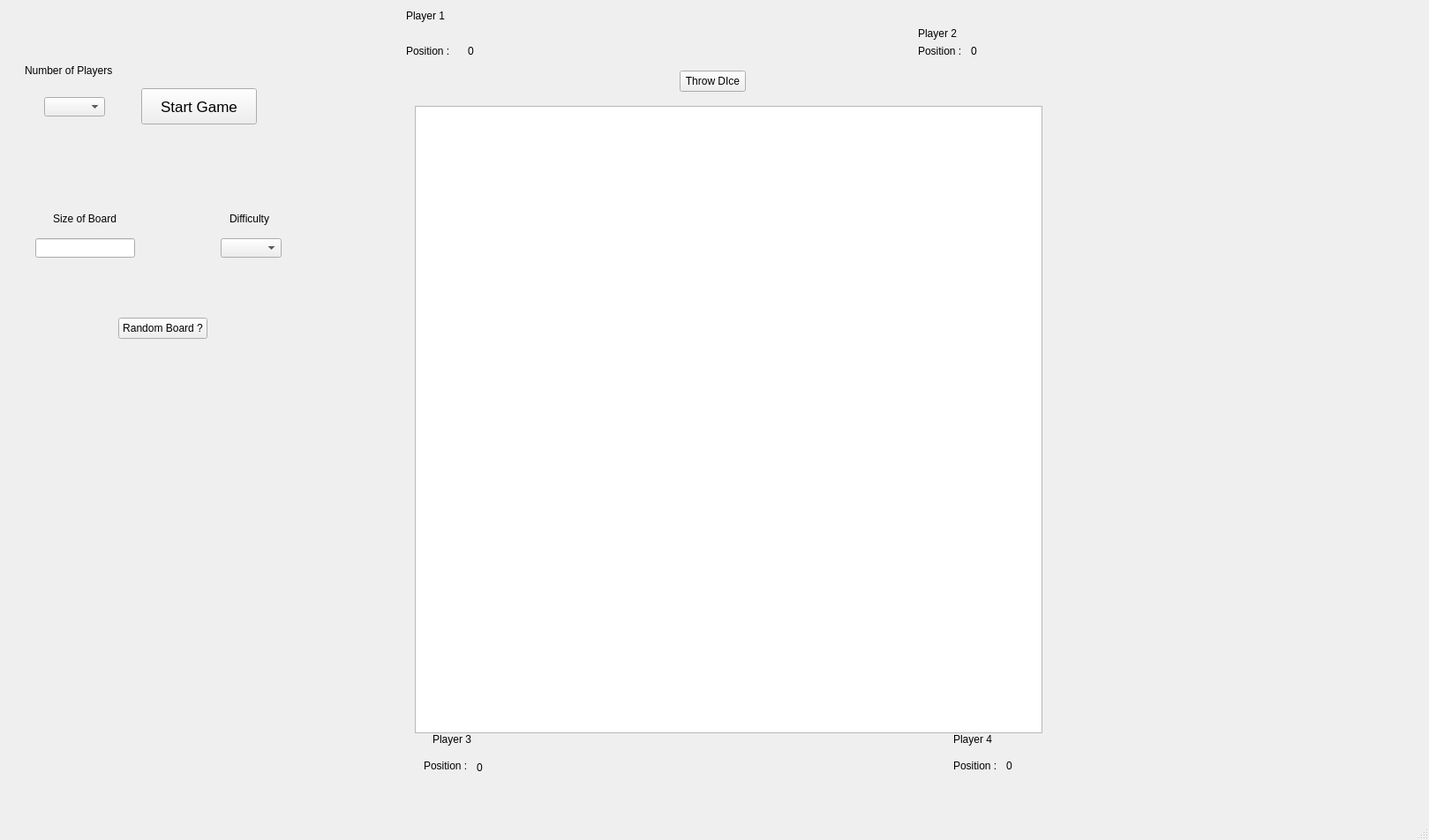
<?xml version="1.0" encoding="UTF-8"?>
<ui version="4.0">
 <class>MainWindow</class>
 <widget class="QMainWindow" name="MainWindow">
  <property name="geometry">
   <rect>
    <x>0</x>
    <y>0</y>
    <width>1619</width>
    <height>952</height>
   </rect>
  </property>
  <property name="windowTitle">
   <string>MainWindow</string>
  </property>
  <widget class="QWidget" name="centralwidget">
   <widget class="QGraphicsView" name="GraphicsView">
    <property name="enabled">
     <bool>true</bool>
    </property>
    <property name="geometry">
     <rect>
      <x>470</x>
      <y>120</y>
      <width>711</width>
      <height>711</height>
     </rect>
    </property>
   </widget>
   <widget class="QLabel" name="PlayerName1">
    <property name="geometry">
     <rect>
      <x>460</x>
      <y>10</y>
      <width>141</width>
      <height>16</height>
     </rect>
    </property>
    <property name="text">
     <string>Player 1</string>
    </property>
   </widget>
   <widget class="QLabel" name="PlayerName2">
    <property name="geometry">
     <rect>
      <x>1040</x>
      <y>30</y>
      <width>141</width>
      <height>16</height>
     </rect>
    </property>
    <property name="text">
     <string>Player 2</string>
    </property>
   </widget>
   <widget class="QLabel" name="PositionLabel2">
    <property name="geometry">
     <rect>
      <x>1040</x>
      <y>50</y>
      <width>61</width>
      <height>16</height>
     </rect>
    </property>
    <property name="text">
     <string>Position : </string>
    </property>
   </widget>
   <widget class="QPushButton" name="ThrowDice">
    <property name="geometry">
     <rect>
      <x>770</x>
      <y>80</y>
      <width>75</width>
      <height>24</height>
     </rect>
    </property>
    <property name="text">
     <string>Throw DIce</string>
    </property>
   </widget>
   <widget class="QLabel" name="PositionLabel4">
    <property name="geometry">
     <rect>
      <x>1080</x>
      <y>860</y>
      <width>61</width>
      <height>16</height>
     </rect>
    </property>
    <property name="text">
     <string>Position : </string>
    </property>
   </widget>
   <widget class="QLabel" name="PositionLabel3">
    <property name="geometry">
     <rect>
      <x>480</x>
      <y>860</y>
      <width>61</width>
      <height>16</height>
     </rect>
    </property>
    <property name="text">
     <string>Position : </string>
    </property>
   </widget>
   <widget class="QLabel" name="PositionLabel1">
    <property name="geometry">
     <rect>
      <x>460</x>
      <y>50</y>
      <width>61</width>
      <height>16</height>
     </rect>
    </property>
    <property name="text">
     <string>Position : </string>
    </property>
   </widget>
   <widget class="QLabel" name="PlayerName4">
    <property name="geometry">
     <rect>
      <x>1080</x>
      <y>830</y>
      <width>141</width>
      <height>16</height>
     </rect>
    </property>
    <property name="text">
     <string>Player 4</string>
    </property>
   </widget>
   <widget class="QLabel" name="PlayerName3">
    <property name="geometry">
     <rect>
      <x>490</x>
      <y>830</y>
      <width>141</width>
      <height>16</height>
     </rect>
    </property>
    <property name="text">
     <string>Player 3</string>
    </property>
   </widget>
   <widget class="QLabel" name="PositionStore">
    <property name="geometry">
     <rect>
      <x>530</x>
      <y>50</y>
      <width>49</width>
      <height>16</height>
     </rect>
    </property>
    <property name="text">
     <string>0</string>
    </property>
   </widget>
   <widget class="QLabel" name="PositionStore_2">
    <property name="geometry">
     <rect>
      <x>1100</x>
      <y>50</y>
      <width>49</width>
      <height>16</height>
     </rect>
    </property>
    <property name="text">
     <string>0</string>
    </property>
   </widget>
   <widget class="QLabel" name="PositionStore_3">
    <property name="geometry">
     <rect>
      <x>540</x>
      <y>860</y>
      <width>31</width>
      <height>20</height>
     </rect>
    </property>
    <property name="text">
     <string>0</string>
    </property>
   </widget>
   <widget class="QLabel" name="PositionStore_4">
    <property name="geometry">
     <rect>
      <x>1140</x>
      <y>860</y>
      <width>49</width>
      <height>16</height>
     </rect>
    </property>
    <property name="text">
     <string>0</string>
    </property>
   </widget>
   <widget class="QPushButton" name="StartButton">
    <property name="geometry">
     <rect>
      <x>160</x>
      <y>100</y>
      <width>131</width>
      <height>41</height>
     </rect>
    </property>
    <property name="font">
     <font>
      <pointsize>13</pointsize>
     </font>
    </property>
    <property name="text">
     <string>Start Game</string>
    </property>
   </widget>
   <widget class="QComboBox" name="NumPlayers">
    <property name="geometry">
     <rect>
      <x>50</x>
      <y>110</y>
      <width>69</width>
      <height>22</height>
     </rect>
    </property>
    <item>
     <property name="text">
      <string/>
     </property>
    </item>
    <item>
     <property name="text">
      <string>1 Player 🥲</string>
     </property>
    </item>
    <item>
     <property name="text">
      <string>2 Players 🕹️</string>
     </property>
    </item>
    <item>
     <property name="text">
      <string>3 Players 🪜</string>
     </property>
    </item>
    <item>
     <property name="text">
      <string>4 Players 🐍</string>
     </property>
    </item>
   </widget>
   <widget class="QLabel" name="NumPlayersLabel">
    <property name="geometry">
     <rect>
      <x>28</x>
      <y>70</y>
      <width>111</width>
      <height>20</height>
     </rect>
    </property>
    <property name="text">
     <string>Number of Players</string>
    </property>
   </widget>
   <widget class="QLabel" name="BoardSizeLabel">
    <property name="geometry">
     <rect>
      <x>60</x>
      <y>240</y>
      <width>81</width>
      <height>16</height>
     </rect>
    </property>
    <property name="text">
     <string>Size of Board</string>
    </property>
   </widget>
   <widget class="QLineEdit" name="BoardSize">
    <property name="geometry">
     <rect>
      <x>40</x>
      <y>270</y>
      <width>113</width>
      <height>22</height>
     </rect>
    </property>
   </widget>
   <widget class="QLabel" name="DiffLabel">
    <property name="geometry">
     <rect>
      <x>260</x>
      <y>240</y>
      <width>71</width>
      <height>16</height>
     </rect>
    </property>
    <property name="text">
     <string>Difficulty</string>
    </property>
   </widget>
   <widget class="QComboBox" name="Diff">
    <property name="geometry">
     <rect>
      <x>250</x>
      <y>270</y>
      <width>69</width>
      <height>22</height>
     </rect>
    </property>
    <item>
     <property name="text">
      <string/>
     </property>
    </item>
    <item>
     <property name="text">
      <string>Easy 🪜🪜🐍</string>
     </property>
    </item>
    <item>
     <property name="text">
      <string>Medium 🐍🐍🪜🪜</string>
     </property>
    </item>
    <item>
     <property name="text">
      <string>Hard 🐍🐍🐍🐍🪜</string>
     </property>
    </item>
   </widget>
   <widget class="QLabel" name="MessageLabel">
    <property name="geometry">
     <rect>
      <x>160</x>
      <y>30</y>
      <width>131</width>
      <height>51</height>
     </rect>
    </property>
    <property name="font">
     <font>
      <pointsize>10</pointsize>
     </font>
    </property>
    <property name="text">
     <string/>
    </property>
   </widget>
   <widget class="QPushButton" name="RandomBoard">
    <property name="geometry">
     <rect>
      <x>134</x>
      <y>360</y>
      <width>101</width>
      <height>24</height>
     </rect>
    </property>
    <property name="text">
     <string>Random Board ?</string>
    </property>
   </widget>
   <widget class="QLabel" name="ThrowDiceMessage">
    <property name="geometry">
     <rect>
      <x>1240</x>
      <y>280</y>
      <width>321</width>
      <height>251</height>
     </rect>
    </property>
    <property name="text">
     <string/>
    </property>
   </widget>
  </widget>
  <widget class="QMenuBar" name="menubar">
   <property name="geometry">
    <rect>
     <x>0</x>
     <y>0</y>
     <width>1619</width>
     <height>22</height>
    </rect>
   </property>
  </widget>
  <widget class="QStatusBar" name="statusbar"/>
 </widget>
 <resources/>
 <connections/>
</ui>
